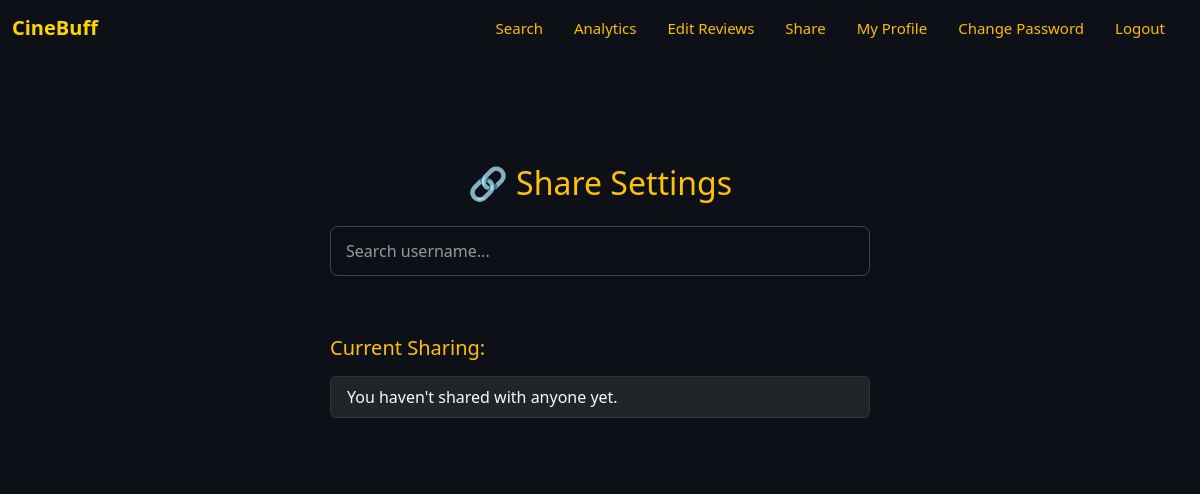
/share_reviews (signed in), run on an earlier commit of the app's database.
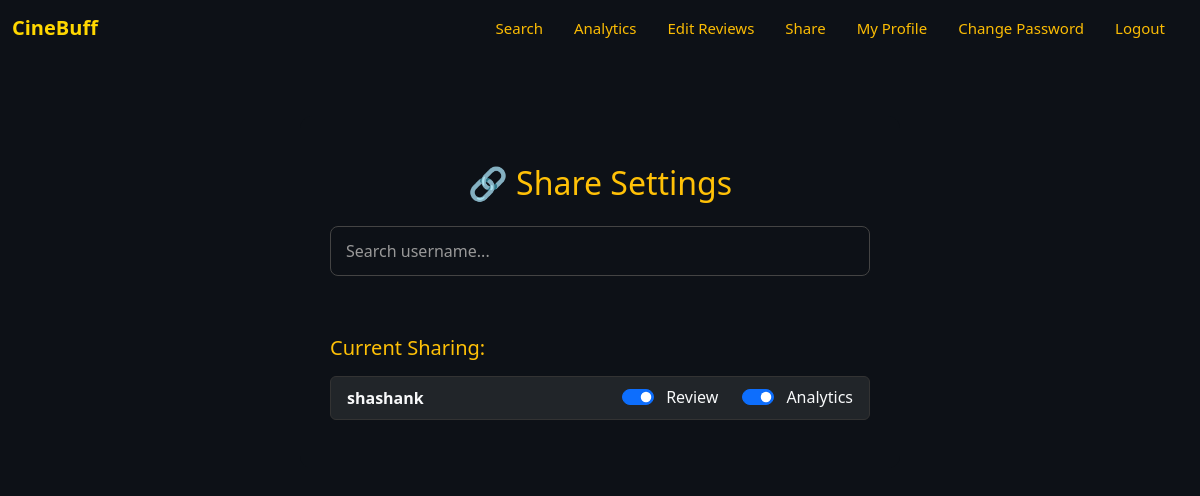
And on a later commit of the database.
### app/models.py (models this page shows)
class ReviewShare(db.Model):
    __tablename__ = 'review_share'
    id = db.Column(db.Integer, primary_key=True)
    owner_username = db.Column(db.String, db.ForeignKey('member.username'), nullable=False)
    viewer_username = db.Column(db.String, db.ForeignKey('member.username'), nullable=False)

### app/movies/routes.py (the view)
@movies.route("/share_reviews")
@login_required
def share_reviews():
    username = current_user.username
    review_shares = ReviewShare.query.filter_by(owner_username=username).all()
    analytics_shares = AnalyticsShare.query.filter_by(owner_username=username).all()
    shared_status = {}
    for r in review_shares:
        shared_status.setdefault(r.viewer_username, {})["review"] = True
    for a in analytics_shares:
        shared_status.setdefault(a.viewer_username, {})["analytics"] = True
    return render_template("share_reviews.html", shared_status=shared_status)

### app/models.py (called while the page is built)
@login_manager.user_loader
def load_user(user_id):
    return Member.query.get(user_id)

    def has_role(self, role_name):
        if self.roles:
            for role in self.roles:
                if role.role == role_name:
                    return True
        return False

### app/templates/share_reviews.html (shortened to what this page needs)
{% extends "base.html" %}
{% block content %}
<div class="container text-light py-5">
  <h2 class="text-warning text-center mb-4">🔗 Share Settings</h2>
  <input type="text" id="usernameInput" class="form-control" placeholder="Search username...">
  <h5 class="text-warning mt-5">Current Sharing:</h5>
  <ul class="list-group mt-3" id="sharedStatusList">
    {% for username, perms in shared_status.items() %}
      <li class="list-group-item bg-dark text-light d-flex justify-content-between align-items-center">
        <strong>{{ username }}</strong>
        <div class="d-flex gap-4">
          <div class="form-check form-switch">
            <input class="form-check-input toggle-switch" type="checkbox" data-user="{{ username }}" data-type="review" {% if perms.review %}checked{% endif %}>
            <label class="form-check-label ms-1">Review</label>
          </div>
          <div class="form-check form-switch">
            <input class="form-check-input toggle-switch" type="checkbox" data-user="{{ username }}" data-type="analytics" {% if perms.analytics %}checked{% endif %}>
            <label class="form-check-label ms-1">Analytics</label>
          </div>
        </div>
      </li>
    {% else %}
      <li class="list-group-item bg-dark text-light">You haven't shared with anyone yet.</li>
    {% endfor %}
  </ul>
</div>
{% endblock %}

### app/templates/base.html (shortened to what this page needs)
<!DOCTYPE html>
<html lang="en">
<head>
  <link href="https://cdn.jsdelivr.net/npm/bootstrap@5.3.2/dist/css/bootstrap.min.css" rel="stylesheet">
  <link rel="stylesheet" href="{{ url_for('static', filename='styles.css') }}">
  <link rel="stylesheet" href="https://cdnjs.cloudflare.com/ajax/libs/font-awesome/6.4.0/css/all.min.css">
</head>
<body>
  <nav class="navbar navbar-expand-lg navbar-dark bg-dark">
    <div class="container-fluid">
      <a class="navbar-brand" href="{% if 'username' in session %}{{ url_for('movies.search') }}{% else %}{{ url_for('main.home') }}{% endif %}">CineBuff</a>
      <div class="collapse navbar-collapse" id="navbarNav">
        <ul class="navbar-nav ms-auto mb-2 mb-lg-0">
          {% if current_user.is_authenticated %}
            {% if current_user.has_role('admin') %}
              <li class="nav-item"><a class="nav-link" href="{{ url_for('admin.upload_movies') }}">Upload Movies</a></li>
              <li class="nav-item"><a class="nav-link" href="{{ url_for('admin.find_movie') }}">Edit Movie</a></li>
              <li class="nav-item"><a class="nav-link" href="{{ url_for('users.change_password') }}">Change Password</a></li>
              <li class="nav-item"><a class="nav-link" href="{{ url_for('users.logout') }}">Logout</a></li>
            {% elif current_user.has_role('user') %}
              <li class="nav-item"><a class="nav-link" href="{{ url_for('movies.search') }}">Search</a></li>
              <li class="nav-item"><a class="nav-link" href="{{ url_for('movies.visualize') }}">Analytics</a></li>
              <li class="nav-item"><a class="nav-link" href="{{ url_for('movies.edit_review') }}">Edit Reviews</a></li>
              <li class="nav-item"><a class="nav-link" href="{{ url_for('movies.share_reviews') }}">Share</a></li>
              <li class="nav-item"><a class="nav-link" href="{{ url_for('users.profile') }}">My Profile</a></li>
              <li class="nav-item"><a class="nav-link" href="{{ url_for('users.change_password') }}">Change Password</a></li>
              <li class="nav-item"><a class="nav-link" href="{{ url_for('users.logout') }}">Logout</a></li>
            {% endif %}
          {% else %}
            <li class="nav-item"><a class="nav-link" href="{{ url_for('users.reset_password') }}">Reset Password</a></li>
            <li class="nav-item"><a class="nav-link" href="{{ url_for('users.login') }}">Login</a></li>
            <li class="nav-item"><a class="nav-link" href="{{ url_for('users.register') }}">Register</a></li>
          {% endif %}
        </ul>
      </div>
    </div>
  </nav>
  {% block content %}{% endblock %}
</body>
</html>

### app/static/styles.css (style rules this page uses)
html, body { margin: 0; padding: 0; background-color: #0d1117 !important; color: white; height: 100%; font-family: 'Poppins', 'Segoe UI', sans-serif; }
nav, .navbar { background-color: #0d1117 !important; }
.navbar-brand { color: #ffd700 !important; font-weight: bold; font-size: 20px; }
.nav-link { color: #fbbc04 !important; font-size: 15px; margin-right: 15px; }
.container { width: 90%; max-width: 600px; margin: 60px auto; padding: 30px; background-color: #0d1117; border-radius: 12px; box-shadow: none; }
input[type="text"], input[type="email"], input[type="password"], input[type="number"], select, textarea { padding: 12px 15px; margin: 12px 0; border: 1px solid #444; border-radius: 8px; font-size: 16px; background-color: #0d1117; color: #f0f0f0; width: 100%; box-sizing: border-box; }
a { color: #00b7ff; text-decoration: none; }
h1, h2 { text-align: center; margin-bottom: 20px; color: #ffd700; }
.list-group-item { background-color: #161b22; color: #f0f0f0; border-color: #333; cursor: pointer; }
.form-control { background-color: #161b22; border: 1px solid #2c2f36; color: #f0f0f0; padding: 12px; border-radius: 8px; width: 100%; margin-bottom: 1rem; font-size: 1rem; }
.form-control::placeholder { color: #999; }

What changed in the data, as far as the page shows it:
added ReviewShare: viewer_username "shashank", username "☑"
Also different on the page:
text no longer shown: "You haven't shared with anyone yet."
